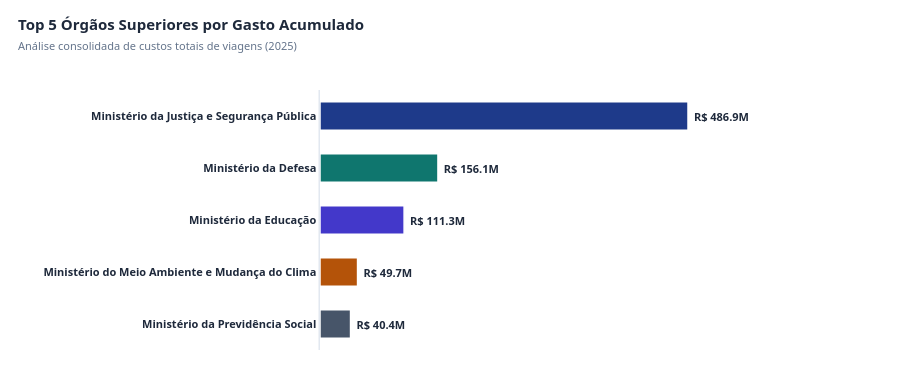

Write notebook code for a chart like this one.
### Markdown cell above
#### **P1. Quais são os 5 órgãos com maior custo total?**

### Code cell
# Agrupamento e agregação (calculando também a volumetria de viagens para o Hover)
q1 = df_viagem.groupby('nome_orgao_superior').agg(
    valor_total=('valor_total', 'sum'),
    total_viagens=('id_viagem', 'count')
).reset_index()

# Ordenação decrescente e seleção dos 5 maiores
q1_top5 = q1.sort_values(by='valor_total', ascending=False).head(5)

# Exibição de controle textual no console
print("=== P1: OS 5 ÓRGÃOS COM MAIOR CUSTO TOTAL ===")
for idx, row in enumerate(q1_top5.itertuples(), 1):
    print(f"{idx}. {row.nome_orgao_superior:<50} | R$ {row.valor_total:,.2f} ({row.total_viagens:,} viagens)")

# Preparação do Gráfico (Invertido para o maior ficar no topo da exibição horizontal)
q1_grafico = q1_top5.sort_values(by='valor_total', ascending=True)

# Paleta de cores corporativas de alto contraste para fundo claro (da menor para a maior barra)
cores_premium_multi = [
    '#475569',  # Cinza Slate (5º colocado)
    '#b45309',  # Âmbar/Ouro Velho (4º colocado)
    '#4338ca',  # Índigo (3º colocado)
    '#0f766e',  # Verde Marinho/Teal (2º colocado)
    '#1e3a8a'   # Azul Escuro Corporativo (1º colocado)
]

fig_p1 = go.Figure()

fig_p1.add_trace(go.Bar(
    y=q1_grafico['nome_orgao_superior'],
    x=q1_grafico['valor_total'],
    orientation='h',
    marker=dict(
        color=cores_premium_multi,
        line=dict(color='#ffffff', width=1.5)  # Divisória branca limpa
    ),
    # Rótulos de dados externos formatados em Milhões (M) de R$ para clareza visual
    text=[f" <b>R$ {val / 1e6:.1f}M</b> " for val in q1_grafico['valor_total']],
    textposition='outside',
    textfont=dict(color='#1e293b', size=11, family="Segoe UI, Arial"),
    # Estruturação padronizada do Hover (Tooltip) seguindo o modelo da P2
    hovertemplate=(
        "<b>🏛️ Órgão:</b> %{y}<br>"
        "<b>💵 Gasto Total:</b> R$ %{customdata[0]:,.2f}<br>"
        "<b>✈️ Qtd. de Viagens:</b> %{customdata[1]:,}<extra></extra>"
    ),
    customdata=list(zip(q1_grafico['valor_total'], q1_grafico['total_viagens'])),
    width=0.55  # Espessura ideal para visualização executiva
))

# Estilização Padronizada do Hover (Mesmo padrão visual da P2)
fig_p1.update_traces(
    hoverlabel=dict(
        bgcolor="#1e293b",          # Fundo escuro elegante (Contraste com a página branca)
        bordercolor="#e2e8f0",      # Borda suave
        font=dict(
            color="#ffffff",        # Texto branco
            size=12,
            family="Segoe UI, Arial"
        ),
        align="left"
    )
)

# Layout Clean (Estilo Relatório Executivo)
fig_p1.update_layout(
    title=dict(
        text="<b>Top 5 Órgãos Superiores por Gasto Acumulado</b><br><span style='font-size: 11px; color: #64748b;'>Análise consolidada de custos totais de viagens (2025)</span>",
        font=dict(size=15, color='#1e293b', family="Segoe UI, Arial"),
        x=0.02,
        y=0.92
    ),
    template="plotly_white",        # Força o template branco do Plotly
    paper_bgcolor="#ffffff",        # Fundo do papel
    plot_bgcolor="#ffffff",         # Fundo da área de plotagem
    height=380,                     # Altura otimizada para comportar 5 barras confortavelmente
    margin=dict(l=320, r=120, t=90, b=30),  # Margem esquerda generosa para evitar cortes nos ministérios
    showlegend=False,
    # Oculta o eixo X para evitar redundância (os valores em milhões já estão visíveis)
    xaxis=dict(
        visible=False,
        range=[0, q1_grafico['valor_total'].max() * 1.25]  # Margem de segurança à direita para o texto
    ),
    yaxis=dict(
        showgrid=False,
        showline=True,              # Linha guia suave do lado esquerdo
        linecolor="#e2e8f0",
        linewidth=1.5,
        tickfont=dict(size=11, color='#1e293b', family="Segoe UI, Arial", weight="bold")
    )
)

fig_p1.show()

### Figure 1 — Plotly figure (JSON) as saved in the notebook; plotly's stock layout.template omitted (floating-point values rounded to 4 significant figures)
{"data": [{"customdata": [[40420000.0, 8190], [49700000.0, 19413], [111300000.0, 65295], [156100000.0, 61912], [486900000.0, 75742]], "hoverlabel": {"align": "left", "bgcolor": "#1e293b", "bordercolor": "#e2e8f0", "font": {"color": "#ffffff", "family": "Segoe UI, Arial", "size": 12}}, "hovertemplate": "<b>🏛️ Órgão:</b> %{y}<br><b>💵 Gasto Total:</b> R$ %{customdata[0]:,.2f}<br><b>✈️ Qtd. de Viagens:</b> %{customdata[1]:,}<extra></extra>", "marker": {"color": ["#475569", "#b45309", "#4338ca", "#0f766e", "#1e3a8a"], "line": {"color": "#ffffff", "width": 1.5}}, "orientation": "h", "text": [" <b>R$ 40.4M</b> ", " <b>R$ 49.7M</b> ", " <b>R$ 111.3M</b> ", " <b>R$ 156.1M</b> ", " <b>R$ 486.9M</b> "], "textfont": {"color": "#1e293b", "family": "Segoe UI, Arial", "size": 11}, "textposition": "outside", "type": "bar", "width": 0.55, "x": [40420000.0, 49700000.0, 111300000.0, 156100000.0, 486900000.0], "y": ["Ministério da Previdência Social", "Ministério do Meio Ambiente e Mudança do Clima", "Ministério da Educação", "Ministério da Defesa", "Ministério da Justiça e Segurança Pública"]}], "layout": {"height": 380, "margin": {"b": 30, "l": 320, "r": 120, "t": 90}, "paper_bgcolor": "#ffffff", "plot_bgcolor": "#ffffff", "showlegend": false, "title": {"font": {"color": "#1e293b", "family": "Segoe UI, Arial", "size": 15}, "text": "<b>Top 5 Órgãos Superiores por Gasto Acumulado</b><br><span style='font-size: 11px; color: #64748b;'>Análise consolidada de custos totais de viagens (2025)</span>", "x": 0.02, "y": 0.92}, "xaxis": {"range": [0, 608700000.0], "visible": false}, "yaxis": {"linecolor": "#e2e8f0", "linewidth": 1.5, "showgrid": false, "showline": true, "tickfont": {"color": "#1e293b", "family": "Segoe UI, Arial", "size": 11, "weight": "bold"}}}}
